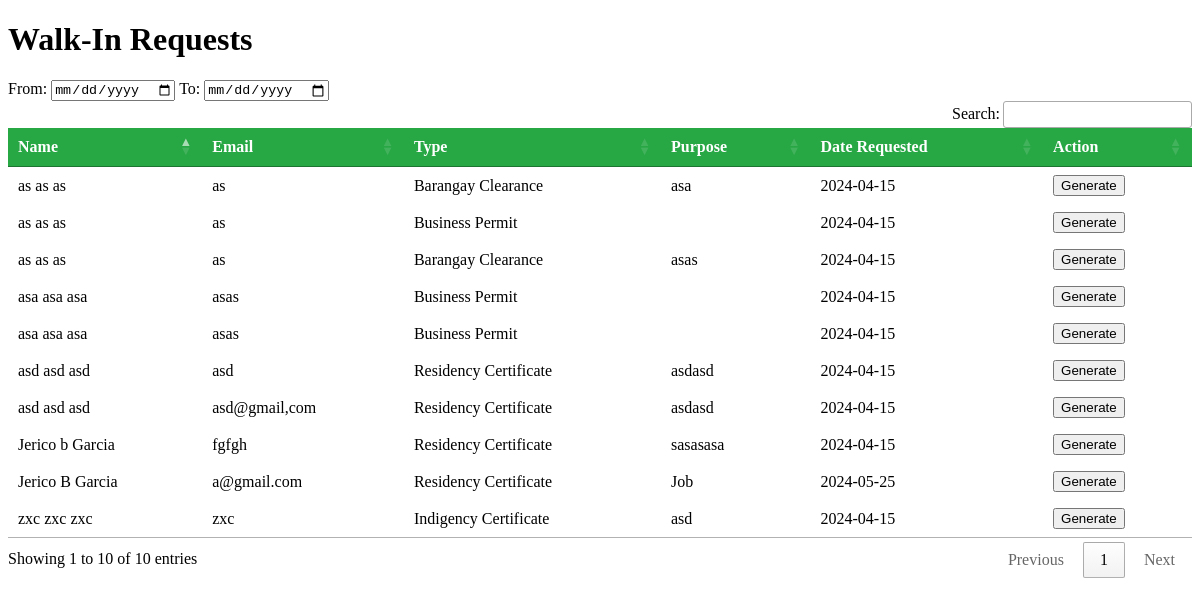
Page /walkin/fetch_walkin.php on the earlier database version.
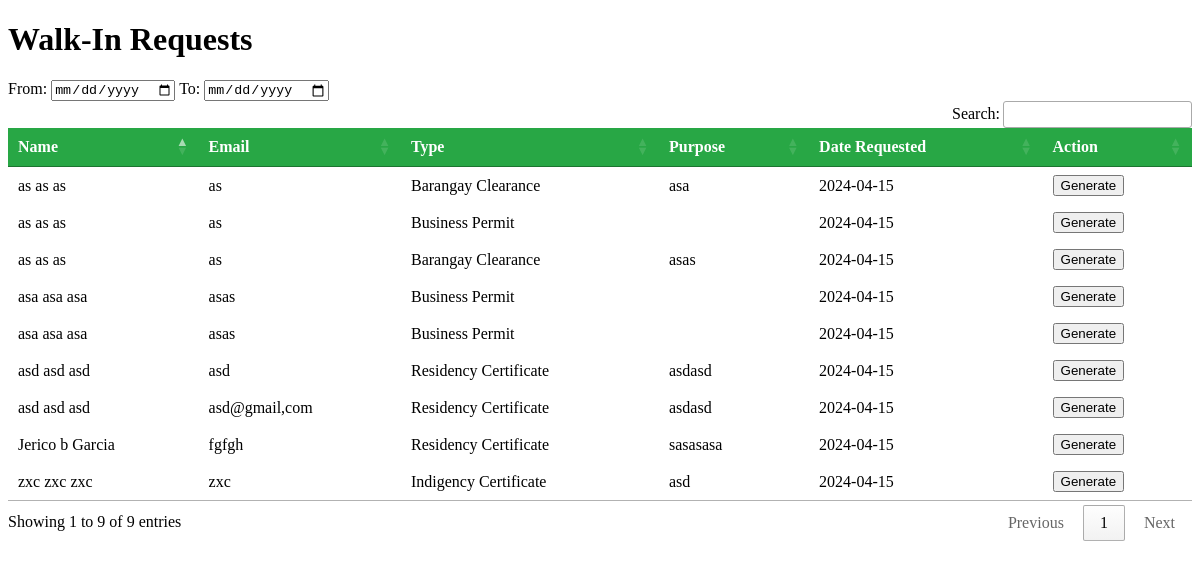
Same page on the later database version.
### tables this page shows
CREATE TABLE `walkinrequests` (
  `id` int(11) NOT NULL,
  `firstName` varchar(255) NOT NULL,
  `middleName` varchar(255) DEFAULT NULL,
  `lastName` varchar(255) NOT NULL,
  `contactNumber` varchar(20) NOT NULL,
  `visitorEmail` varchar(255) NOT NULL,
  `documentType` varchar(50) NOT NULL,
  `purpose` text DEFAULT NULL,
  `occupation` varchar(255) DEFAULT NULL,
  `income` decimal(10,2) DEFAULT NULL,
  `businessName` varchar(255) DEFAULT NULL,
  `businessNature` varchar(255) DEFAULT NULL,
  `submissionDate` timestamp NOT NULL DEFAULT current_timestamp(),
  `brgy` varchar(100) NOT NULL
);

### walkin/fetch_walkin.php (the view, shortened to what this page needs)
<!DOCTYPE html>
<html lang="en">
<head>
    <link rel="stylesheet" type="text/css" href="https://cdn.datatables.net/1.11.5/css/jquery.dataTables.min.css">
    <link rel="stylesheet" href="//code.jquery.com/ui/1.12.1/themes/base/jquery-ui.css">
</head>
<body>
    <h1>Walk-In Requests</h1>
    <?php
    require '../connection.php';
    $sql = "SELECT CONCAT(firstName, ' ', middleName, ' ', lastName) AS full_name, visitorEmail, purpose, submissionDate, id, documentType, visitorEmail FROM walkinrequests";
    $result = $conn->query($sql);
    ?>
    <div class="container">
        <div class="row">
            <div class="col">
                <label for="min">From:</label>
                <input type="date" id="min" name="min">
                <label for="max">To:</label>
                <input type="date" id="max" name="max">
            </div>
        </div>
        <div class="row">
            <div class="col">
                <table id="walkInRequestsTable" class="table table-striped">
                    <thead>
                        <tr style="background-color: #28a745 !important; color: #fff;">
                            <th>Name</th>
                            <th>Email</th>
                            <th>Type</th>
                            <th>Purpose</th>
                            <th>Date Requested</th>
                            <th>Action</th>
                        </tr>
                    </thead>
                    <tbody>
                        <?php while ($row = $result->fetch_assoc()): ?>
                            <tr>
                                <td><?php echo $row['full_name']; ?></td>
                                <td><?php echo $row['visitorEmail']; ?></td>
                                <td><?php echo $row['documentType']; ?></td>
                                <td><?php echo $row['purpose']; ?></td>
                                <td><?php echo date('Y-m-d', strtotime($row['submissionDate'])); ?></td>
                                <td><button class="btn btn-primary generate-btn" data-id="<?php echo $row['id']; ?>" data-email="<?php echo $row['visitorEmail']; ?>" data-request-type="<?php echo $row['documentType']; ?>">Generate</button></td>
                            </tr>
                        <?php endwhile; ?>
                    </tbody>
                </table>
            </div>
        </div>
    </div>
</body>
</html>

Differences in the rows shown:
removed walkinrequests: full_name "Jerico B Garcia", visitorEmail "a@gmail.com", documentType "Residency Certificate", purpose "Job", submissionDate "2024-05-25"
Other differences:
text written by a page script: "Search: Showing 1 to 10 of 10 entries Previous 1 Next" → "Search: Showing 1 to 9 of 9 entries Previous 1 Next"
